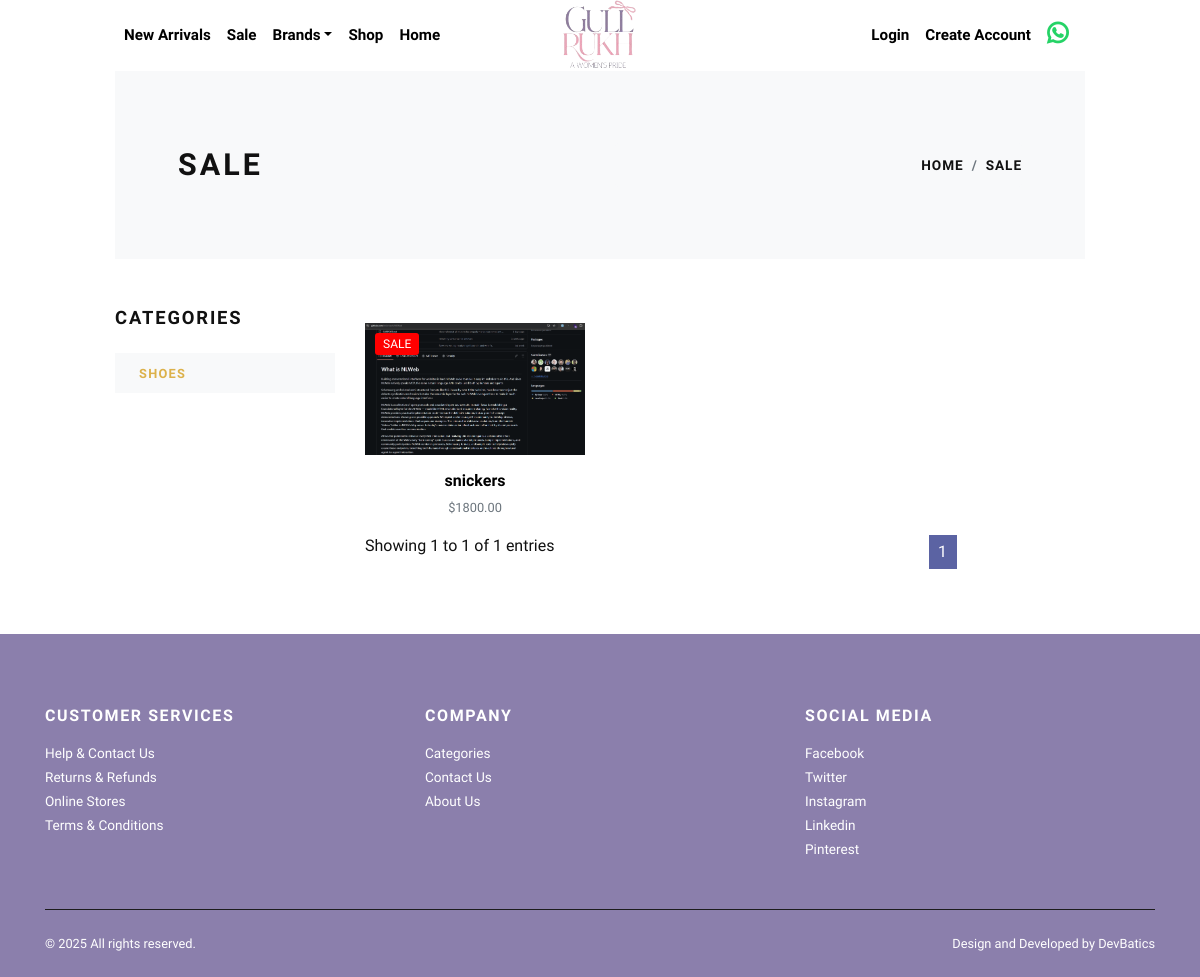
/saleView/, run on the app's committed database.
### store/models.py (models this page shows, shortened)
class Category(models.Model):
    brand = models.ForeignKey(Brand, verbose_name="Categoy Brand", on_delete=models.CASCADE, default=False)
    title = models.CharField(max_length=50, verbose_name="Category Title")
    slug = models.SlugField(max_length=55, verbose_name="Category Slug")
    description = models.TextField(blank=True, verbose_name="Category Description")
    category_image = models.ImageField(upload_to='category', blank=True, null=True, verbose_name="Category Image")
    is_active = models.BooleanField(verbose_name="Is Active?")
    is_featured = models.BooleanField(verbose_name="Is Featured?")
    created_at = models.DateTimeField(auto_now_add=True, verbose_name="Created Date")
    class Meta:
        verbose_name_plural = 'Categories'
        ordering = ('-created_at', )

class Product(models.Model):
    category = models.ForeignKey(Category, verbose_name="Product Categoy", on_delete=models.CASCADE)
    basetype = models.ForeignKey(BaseType, verbose_name="Base Type", on_delete=models.CASCADE,default=False)
    title = models.CharField(max_length=150, verbose_name="Product Title")
    quantity = models.CharField(max_length=255,default=False)
    length = models.CharField(max_length=255,default=False)
    width = models.CharField(max_length=255,default=False)
    short_description = models.TextField(verbose_name="Short Description")
    detail_description = models.TextField(blank=True, null=True, verbose_name="Detail Description")
    product_image = models.ImageField(upload_to='product', blank=True, null=True, verbose_name="Product Image")
    price = models.DecimalField(max_digits=8, decimal_places=2)
    is_active = models.BooleanField(verbose_name="Is Active?")
    is_featured = models.BooleanField(verbose_name="Is Featured?")
    new_arrival = models.BooleanField(default=False)
    sale = models.BooleanField(default=False)
    created_at = models.DateTimeField(auto_now_add=True, verbose_name="Created Date")
    class Meta:
        verbose_name_plural = 'Products'
        ordering = ('-created_at', )

### store/views.py (the view)
# urls.py: path('saleView/', views.saleView, name="saleView"),
def saleView(request):
    all_categories = Category.objects.all()
    products_paginator = Product.objects.filter(is_active=True, sale=True)
    paginator = Paginator(products_paginator, 100)
    page_number = request.GET.get('page')
    products = paginator.get_page(page_number)
    context={
        'products':products,
        'all_categories':all_categories,
    }
    return render(request, 'store/sale.html',context)

### store/context_preprocessors.py (called while the page is built)
def store_menu(request):
    categories = Category.objects.filter(is_active=True)
    brands = Brand.objects.all()
    context = {
        'categories_menu': categories,
        'brands':brands,
    }
    return context

def cart_menu(request):
    if request.user.is_authenticated:
        cart_items= Cart.objects.filter(user=request.user)
        context = {
            'cart_items': cart_items,
        }
    else:
        context = {}
    return context

### templates/store/sale.html (shortened to what this page needs)
{% extends 'base.html' %}
{% load static %}
    {% block content %}
      <div class="container col-md-10">
        <section class="py-5 bg-light">
          <div class="container">
            <div class="row px-4 px-lg-5 py-lg-4 align-items-center">
              <div class="col-lg-6">
                <h1 class="h2 text-uppercase mb-0">Sale</h1>
              </div>
              <div class="col-lg-6 text-lg-right">
                <nav aria-label="breadcrumb">
                  <ol class="breadcrumb justify-content-lg-end mb-0 px-0">
                    <li class="breadcrumb-item"><a href="{% url 'store:home' %}">Home</a></li>
                    <li class="breadcrumb-item"><a href="{% url 'store:saleView' %}">Sale</a></li>
                  </ol>
                </nav>
              </div>
            </div>
          </div>
        </section>
        <section class="py-5">
          <div class="container p-0">
            <div class="row">
              <div class="col-lg-3 order-2 order-lg-1">
                <h5 class="text-uppercase mb-4">Categories</h5>
                {% if all_categories %}
                  {% for cat in all_categories %}
                    <a href="{% url 'store:category-products' cat.id %}">
                      <div class="py-2 px-4 {% if category == cat %}bg-dark text-white {% else %}bg-light{% endif %} mb-3">
                        <strong class="small text-uppercase font-weight-bold">{{cat.title}}</strong>
                      </div>
                    </a>
                  {% endfor %}
                {% endif %}
              </div>
              <div class="col-lg-9 order-1 order-lg-2 mb-5 mb-lg-0">
                <div class="row">
                  {% if products %}
                    {% for product in products %}
                      <div class="col-lg-4 col-sm-6">
                        <div class="product text-center">
                          <div class="mb-3 position-relative">
                            {% if product.sale %}
                            <div style="position: absolute; top: 10px; left: 10px; background-color: red; color: white; padding: 2px 8px; font-size: 12px; border-radius: 3px; z-index: 10;">
                                SALE
                            </div>
                            {% endif %}
                            <a class="d-block" href="{% url 'store:product_detail' product.id %}">
                              {% if product.product_image %}
                                <img class="img-fluid w-100" src="{{product.product_image.url}}" alt="{{product.title}}">
                              {% else %}
                                <img class="img-fluid w-100" src="{% static 'img/product-1.jpg' %}" alt="{{product.title}}">
                              {% endif %}
                            </a>
                          </div>
                          <h6> <a class="reset-anchor" href="{% url 'store:product_detail' product.id %}">{{product.title}}</a></h6>
                          <p class="small text-muted">${{product.price}}</p>
                        </div>
                      </div>
                    {% endfor %}
                  {% endif %}
                </div>
                <div class="row">
                  <div class="col-md-4">
                      Showing {{ products.start_index }} to {{ products.end_index }} of {{ products.paginator.count }} entries
                      </div>
                      <div class="col-md-5">
                      </div>
                      <div class="col-md-3">
                          <nav aria-label="...">
                              <ul class="pagination">
                                  <div class="pagination">
                                      {% for num in products.paginator.page_range %}
                                          {% if products.number == num %}
                                              <span class="current-page" style="border: 1px solid; padding: 5px; margin-right: 5px;  background-color: #5b63a3; color: white; width: 30px; display: flex; justify-content: center;">{{ num }}</span>
                                          {% elif num in products.paginator.page_range|slice:":4" %}
                                              <a href="?page={{ num }}"  style="border: 1px solid #ccc; padding: 5px; margin-right: 5px; width: 30px; display: flex; justify-content: center;  background-color: #fbf1b8;">{{ num }}</a>
                                          {% elif num == products.paginator.page_range.4 %}
                                          <span style="color: #5b63a3; margin-right: 3px;"> .... </span>
                                          {% elif num in products.paginator.page_range|slice:"-2:" %}
                                              <a href="?page={{ num }}"  style="border: 1px solid #ccc; padding: 5px; margin-right: 5px; width: 30px; display: flex; justify-content: center;  background-color: #fbf1b8;">{{ num }}</a>
                                          {% endif %}
                                      {% endfor %}
                                  </div>
                              </ul>
                          </nav>
                      </div>
                  </div>
              </div>
            </div>
          </div>
        </section>
      </div>
      {% endblock content %}

### static/css/style.default.css (style rules this page uses)
strong { font-weight: 700; }
.product img { -webkit-filter: grayscale(40%); filter: grayscale(40%); transition: all 0.3s; }
.text-uppercase { text-transform: uppercase; letter-spacing: 0.1em; }
.reset-anchor { color: inherit; transition: all 0.3s; color: #000; }
body { font-family: "Libre Franklin", sans-serif; font-size: 1rem; font-weight: 400; line-height: 1.5; color: #111111; background-color: #fff; }
a { color: #dcb14a; text-decoration: none; }
h1, h2, h3, h4, h5, h6, .h1, .h2, .h3, .h4, .h5, .h6 { margin-bottom: 0.5rem; font-family: inherit; font-weight: 900; line-height: 1.2; color: inherit; }
h1, .h1 { font-size: 2.2rem; }
h2, .h2 { font-size: 1.9rem; }
h5, .h5 { font-size: 1.15rem; }
h6, .h6 { font-size: 1rem; }
small, .small { font-size: 80%; font-weight: 400; }
.bg-light { background-color: #f8f9fa !important; }
.breadcrumb { background: #f8f9fa; }
.breadcrumb-item { font-size: 0.85rem; text-transform: uppercase; letter-spacing: 0.07em; font-weight: 900; color: #111111; }
.breadcrumb-item a { color: inherit; transition: all 0.3s; }

### data on the page
Category: title "SHOES"
Product: sale "SALE", product_image (picture), title "snickers", price "1800.00"

### other printed values
{{ products.start_index }} "1"
{{ products.end_index }} "1"
{{ products.paginator.count }} "1"
{{ num }} "1"
